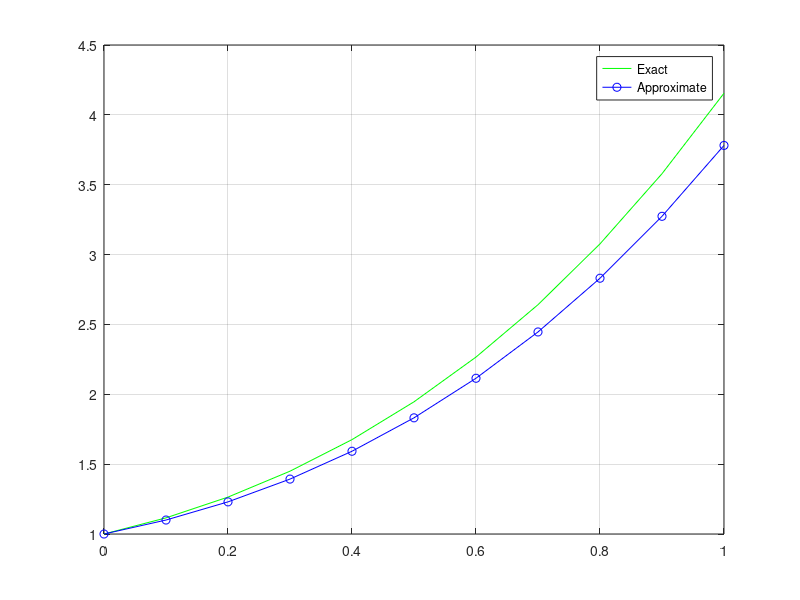

Recreate this plot in MATLAB.
% Solve  y'(t)=2t+y with y0 = 1
n = 10;
y0 = 1;
t0 = 0;
h = 0.1;
t=[t0 zeros(1, n)];
f = @(t, y) (2 * t) + y;
yexact = @(t) ((-2) * (t + 1) + (3 * exp(t)));
y = zeros(size(t));
ye = zeros(size(t));

y(1) = y0;
t(1) = t0;
fprintf('%7s %7s %7s %7s \n','i','t(i)','y(i)', 'ye(i)');
for i = 1:n
  t(i + 1)=t(i) + h;

  k1 = f(t(i), y(i));

  y(i+1) = y(i) + h * k1;
  ye(i) = yexact(t(i));
  fprintf('%7d %7.2f %7.3f %7.3f \n',i, t(i), y(i), ye(i));
end

plot(t, yexact(t), 'g', t, y, 'b-o');
grid on
legend('Exact', 'Approximate')



